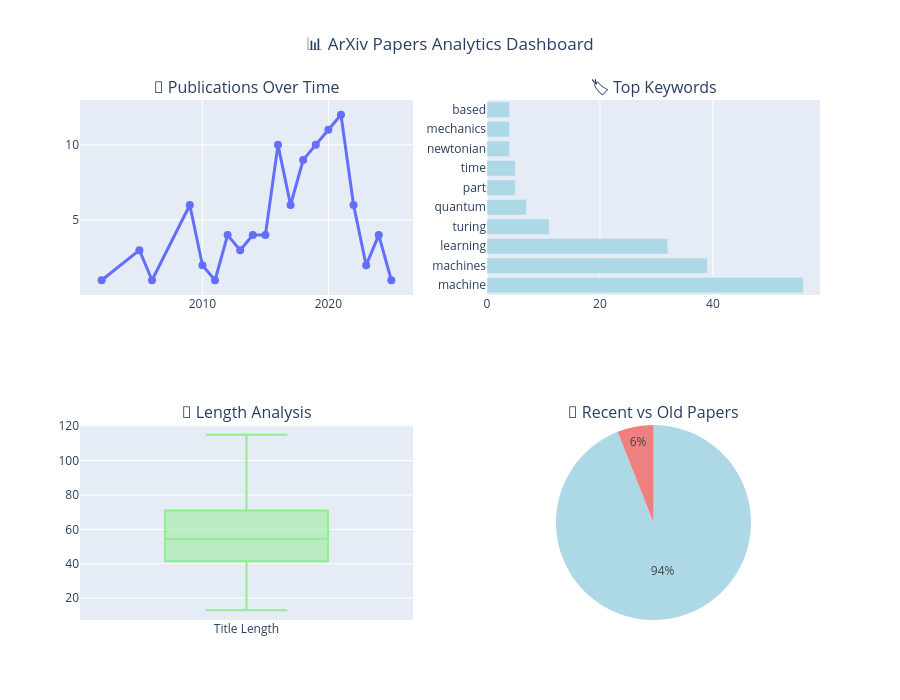

This figure's notebook cell:
### Markdown cell above
## 📈 Advanced Analytics Dashboard

### Code cell
# Create an advanced analytics dashboard
if len(papers_df) > 0:
    # Create subplots with plotly
    fig = make_subplots(
        rows=2, cols=2,
        subplot_titles=('📅 Publications Over Time', '🏷️ Top Keywords', 
                       '📏 Length Analysis', '🔄 Recent vs Old Papers'),
        specs=[[{"secondary_y": False}, {"type": "bar"}],
               [{"type": "box"}, {"type": "pie"}]]
    )
    
    # 1. Publications over time (line chart)
    year_counts = papers_df['pub_year'].value_counts().sort_index()
    fig.add_trace(
        go.Scatter(x=year_counts.index, y=year_counts.values, 
                  mode='lines+markers', name='Publications',
                  line=dict(width=3), marker=dict(size=8)),
        row=1, col=1
    )
    
    # 2. Top keywords
    all_titles = ' '.join(papers_df['title'].str.lower())
    words = all_titles.split()
    stop_words = {'the', 'a', 'an', 'and', 'or', 'but', 'in', 'on', 'at', 'to', 'for', 'of', 'with', 'by'}
    filtered_words = [word for word in words if len(word) > 3 and word not in stop_words]
    
    from collections import Counter
    word_counts = Counter(filtered_words)
    top_words = dict(word_counts.most_common(10))
    
    fig.add_trace(
        go.Bar(x=list(top_words.values()), y=list(top_words.keys()), 
               orientation='h', name='Word Frequency',
               marker_color='lightblue'),
        row=1, col=2
    )
    
    # 3. Title length distribution (box plot)
    fig.add_trace(
        go.Box(y=papers_df['title_length'], name='Title Length',
               marker_color='lightgreen'),
        row=2, col=1
    )
    
    # 4. Recent vs old papers
    recent_count = papers_df['is_recent'].sum()
    old_count = len(papers_df) - recent_count
    
    fig.add_trace(
        go.Pie(labels=['Recent (2+ years)', 'Older'], 
               values=[recent_count, old_count],
               marker_colors=['lightcoral', 'lightblue']),
        row=2, col=2
    )
    
    # Update layout
    fig.update_layout(
        height=700,
        title_text="📊 ArXiv Papers Analytics Dashboard",
        title_x=0.5,
        showlegend=False
    )
    
    fig.show()
    
    # Summary statistics
    print("\n📊 DATASET SUMMARY")
    print("=" * 50)
    print(f"📚 Total papers analyzed: {len(papers_df):,}")
    print(f"📅 Year range: {papers_df['pub_year'].min()} - {papers_df['pub_year'].max()}")
    print(f"📏 Average title length: {papers_df['title_length'].mean():.0f} characters")
    print(f"📄 Average abstract length: {papers_df['abstract_length'].mean():.0f} characters")
    print(f"🆕 Recent papers: {recent_count} ({recent_count/len(papers_df)*100:.1f}%)")
    print(f"🏷️ Papers with keywords: {papers_df['title_has_keywords'].sum()} ({papers_df['title_has_keywords'].sum()/len(papers_df)*100:.1f}%)")
    print(f"🎯 Number of clusters: {papers_df['cluster'].nunique()}")

### Figure 1 — Plotly figure (JSON) as saved in the notebook; plotly's stock layout.template omitted (floating-point values rounded to 4 significant figures)
{"data": [{"line": {"width": 3}, "marker": {"size": 8}, "mode": "lines+markers", "name": "Publications", "type": "scatter", "x": [2002, 2005, 2006, 2009, 2010, 2011, 2012, 2013, 2014, 2015, 2016, 2017, 2018, 2019, 2020, 2021, 2022, 2023, 2024, 2025], "xaxis": "x", "y": [1, 3, 1, 6, 2, 1, 4, 3, 4, 4, 10, 6, 9, 10, 11, 12, 6, 2, 4, 1], "yaxis": "y"}, {"marker": {"color": "lightblue"}, "name": "Word Frequency", "orientation": "h", "type": "bar", "x": [56, 39, 32, 11, 7, 5, 5, 4, 4, 4], "xaxis": "x2", "y": ["machine", "machines", "learning", "turing", "quantum", "part", "time", "newtonian", "mechanics", "based"], "yaxis": "y2"}, {"marker": {"color": "lightgreen"}, "name": "Title Length", "type": "box", "xaxis": "x3", "y": [71, 79, 48, 71, 52, 55, 38, 35, 92, 50, 89, 41, 80, 75, 75, 70, 104, 30, 38, 38, 48, 102, 80, 95, 100, 69, 69, 61, 99, 42, 43, 30, 41, 57, 94, 33, 38, 52, 25, 66, 61, 42, 51, 56, 99, 45, 44, 46, 46, 29, 107, 94, 22, 68, 67, 55, 111, 33, 80, 115, 23, 90, 57, 52, 16, 38, 52, 80, 23, 56, 58, 58, 69, 46, 85, 78, 54, 52, 48, 66, 37, 60, 60, 34, 13, 111, 53, 58, 38, 30, 38, 49, 50, 46, 66, 60, 69, 42, 31, 45], "yaxis": "y3"}, {"domain": {"x": [0.55, 1.0], "y": [0.0, 0.375]}, "labels": ["Recent (2+ years)", "Older"], "marker": {"colors": ["lightcoral", "lightblue"]}, "type": "pie", "values": [6, 94]}], "layout": {"annotations": [{"font": {"size": 16}, "showarrow": false, "text": "📅 Publications Over Time", "x": 0.225, "xanchor": "center", "xref": "paper", "y": 1.0, "yanchor": "bottom", "yref": "paper"}, {"font": {"size": 16}, "showarrow": false, "text": "🏷️ Top Keywords", "x": 0.775, "xanchor": "center", "xref": "paper", "y": 1.0, "yanchor": "bottom", "yref": "paper"}, {"font": {"size": 16}, "showarrow": false, "text": "📏 Length Analysis", "x": 0.225, "xanchor": "center", "xref": "paper", "y": 0.375, "yanchor": "bottom", "yref": "paper"}, {"font": {"size": 16}, "showarrow": false, "text": "🔄 Recent vs Old Papers", "x": 0.775, "xanchor": "center", "xref": "paper", "y": 0.375, "yanchor": "bottom", "yref": "paper"}], "height": 700, "showlegend": false, "title": {"text": "📊 ArXiv Papers Analytics Dashboard", "x": 0.5}, "xaxis": {"anchor": "y", "domain": [0.0, 0.45]}, "xaxis2": {"anchor": "y2", "domain": [0.55, 1.0]}, "xaxis3": {"anchor": "y3", "domain": [0.0, 0.45]}, "yaxis": {"anchor": "x", "domain": [0.625, 1.0]}, "yaxis2": {"anchor": "x2", "domain": [0.625, 1.0]}, "yaxis3": {"anchor": "x3", "domain": [0.0, 0.375]}}}
